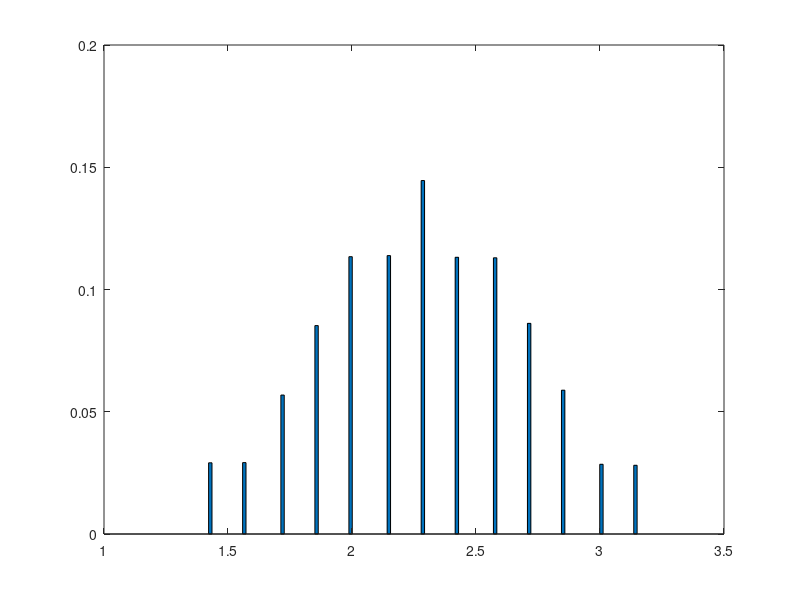

Here is the MATLAB script that generated this plot: (Note: this script raises an error after producing the figure.)
%function[res] = bootBatch(dat)


%% fake data
%c1 = batch, c2 = group, c3 = value
dat = [1 1 1;1 1 2; 1 1 1 ; 1 1 1; 1 2 0; 1 2 0 ; 1 2 0; 2 1 1;...
    2 1 2; 2 1 2; 2 2 0; 2 2 0; 2 2 0; 3 1 2; 3 1 3; 3 1 1; 3 2 0]


%% set up model
useRank = 1;
reps = 100000;
useBatch = [1];
sumGroup = 1; %group to sum ranks

n = size(dat,1);
batches = unique(dat(:,1));
groups = unique(dat(:,2));
clear batch batchSize batchVal batchGroup batchRank
for bu = 1:length(useBatch);
    b = useBatch(bu);
    batch{b} = dat(dat(:,1)==b,:);
    batchSize(b) = size(batch{b},1);
    batchVal{b} = batch{b}(:,3);
    batchGroup{b} = batch{b}(:,2);
    [sortBatch batchIDX] = sort(batchVal{b},'descend');
    batchRank{b} = batchIDX/batchSize(b);
    
end

%%Choose value to compare (raw or rank)
if useRank
    useVal = batchRank;
else
    useVal = batchVal;
end

%% ranksum
for bu = 1:length(useBatch);
    b = useBatch(bu);
    g1 = batchVal{b}(batchGroup{b}==groups(1));
    g2 = batchVal{b}(batchGroup{b}==groups(2));
    r0 = ranksum(g1,g2);
    r1 = ranksum(g1,g2,'tail','right');
    r2 = ranksum(g1,g2,'tail','left');
    disp(sprintf('batch %d: twoTail = %.05f, right = %.05f, left = %.05f',b,r0,r1,r2)) 
end


%% measure reals
Val = zeros(length(useBatch),length(groups));
for bu = 1:length(useBatch)
    b = useBatch(bu);
    newGroup = batchGroup{b};
    for g = 1:length(groups)
        Val(b,g) = sum(useVal{b}(newGroup==g));
    end
end


%% measure randos
rVal = zeros(length(useBatch),length(groups),reps);
for r = 1:reps
    for bu = 1:length(useBatch)
        b = useBatch(bu);
        
        pick =  randperm(batchSize(b));
        newGroup = batchGroup{b}(pick);
        for g = 1:length(groups)
            
            rVal(b,g,r) = sum(useVal{b}(newGroup==g));
            
        end
    end
end


%% test statistic

%%Real vals

sumVal = sum(Val,1);
%tRat = sumVal(1)/sum(sumVal,2);
tRat = sumVal(1,sumGroup);

%%Rand Vals
rSumVal = sum(rVal,1);
%rTRat = squeeze(rSumVal(1,1,:)./sum(rSumVal,2));
rTRat = squeeze(rSumVal(1,sumGroup,:));

%%Stats
sortRand = sort(rTRat);
realVal = tRat
meanRand = mean(sortRand)
CI95 = [sortRand(round(reps*.025)) sortRand(round(reps*.975))]
pLower = mean(sortRand<=realVal)
pHigher = mean(sortRand>=realVal)

%Show distribution
clf
maxR = max([sortRand; realVal]);
minR = min([sortRand; realVal]);
hRange = [minR: (maxR-minR)/100 : maxR];
hRand = hist(sortRand,hRange);
bar(hRange,hRand/reps)
hold on
scatter(realVal,0,'o','r','filled')
hold off
